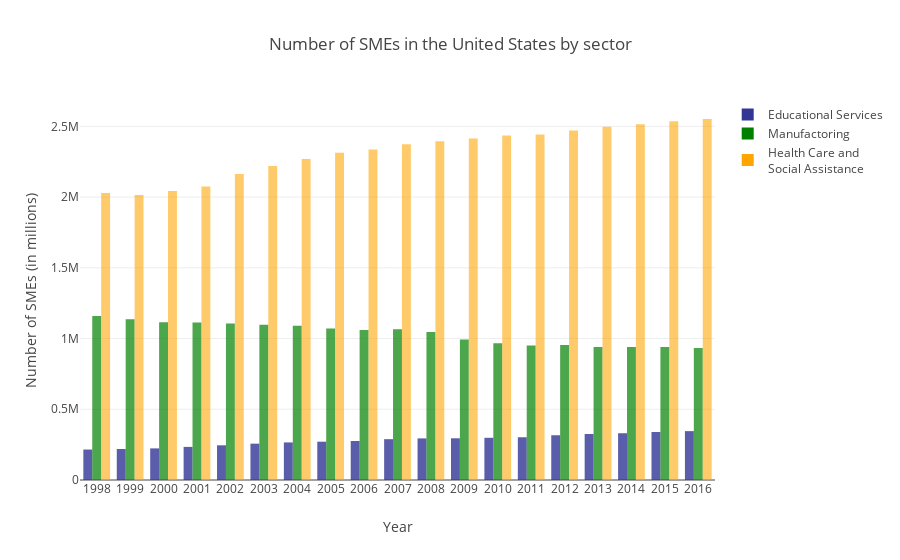

Notebook cell for this chart:
### Code cell
trace0 = go.Bar(
    x=sectorData.year,
    y=sectorData.Manufacturing,
    name='Manufactoring',
    marker=dict(
        opacity=0.7,
        color='green'
    )
)


trace1 = go.Bar(
    x=sectorData.year,
    y=sectorData.Educational,
    name='Educational Services',
    marker=dict(
        opacity=0.8,
        color='rgb(49,54,149)'
        #purple'
        #cadetblue'
    )
)

trace2 = go.Bar(
    x=sectorData.year,
    y=sectorData.Healthcare,
    name='Health Care and<br>Social Assistance',
    marker=dict(
        opacity=0.59,
        color='orange',
    )
)


data = [trace1,trace0,trace2]
layout = go.Layout(
    title='Number of SMEs in the United States by sector',
    xaxis=dict(title='Year',
               tickmode='linear'
         ),
    yaxis=dict(
               title='Number of SMEs (in millions)',
               tickprefix="   "
         ),
    
    barmode='group'
   
)

fig = go.Figure(data=data, layout=layout)
py.offline.iplot(fig)

### Figure 1 — Plotly figure (JSON) as saved in the notebook; plotly's stock layout.template omitted (floating-point values rounded to 4 significant figures)
{"data": [{"marker": {"color": "rgb(49,54,149)", "opacity": 0.8}, "name": "Educational Services", "type": "bar", "uid": "1dd70972-6214-40f5-af47-04393c9ea151", "x": [1998, 1999, 2000, 2001, 2002, 2003, 2004, 2005, 2006, 2007, 2008, 2009, 2010, 2011, 2012, 2013, 2014, 2015, 2016], "y": [215295, 219026, 223458, 233966, 245249, 256921, 265638, 270719, 275726, 288556, 294130, 294878, 298311, 302177, 316513, 325261, 330650, 339368, 345527]}, {"marker": {"color": "green", "opacity": 0.7}, "name": "Manufactoring", "type": "bar", "uid": "90a952ab-23f4-4173-aa37-4c0b3d159a03", "x": [1998, 1999, 2000, 2001, 2002, 2003, 2004, 2005, 2006, 2007, 2008, 2009, 2010, 2011, 2012, 2013, 2014, 2015, 2016], "y": [1160218, 1136553, 1114988, 1113006, 1106645, 1097697, 1089842, 1071292, 1060852, 1065019, 1045463, 992619, 966789, 950933, 954945, 940833, 940315, 939371, 932835]}, {"marker": {"color": "orange", "opacity": 0.59}, "name": "Health Care and<br>Social Assistance", "type": "bar", "uid": "b9c3ad6f-f59c-490d-bc35-4e613073b9d9", "x": [1998, 1999, 2000, 2001, 2002, 2003, 2004, 2005, 2006, 2007, 2008, 2009, 2010, 2011, 2012, 2013, 2014, 2015, 2016], "y": [2028736, 2014335, 2042444, 2075170, 2162761, 2219821, 2269229, 2313986, 2336938, 2373274, 2394404, 2413350, 2435175, 2443230, 2470002, 2497838, 2514465, 2536368, 2551969]}], "layout": {"barmode": "group", "title": {"text": "Number of SMEs in the United States by sector"}, "xaxis": {"tickmode": "linear", "title": {"text": "Year"}}, "yaxis": {"tickprefix": "   ", "title": {"text": "Number of SMEs (in millions)"}}}}
